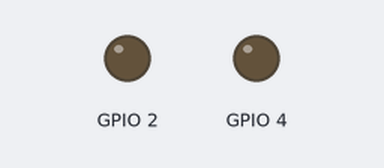
Simulated run of this sketch. Board: ESP8266 (NodeMCU). Parts: output pins drawn as LEDs (lit = HIGH). WiFi joins after 1.5 s; servers stay silent unless stated; the Firebase database answers and starts empty; what the sketch prints to the serial monitor is not drawn.

Above: at 1.6 s.
At 2.2 s:
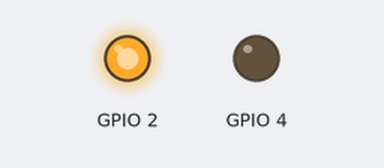
Timing chart, 0 to 3.7 s (numbered marks = the images above):
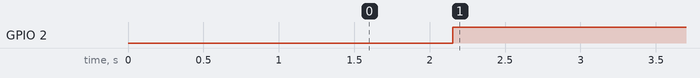

The sketch:

proyecto.ino
```cpp
//#include <Config.h>
#include <Firebase.h>
//#include "SD.h"
#include <SoftwareSerial.h>
#include <ESP8266WiFi.h>
#include <FirebaseArduino.h>


// conexion a firebase
#define FIREBASE_HOST "encendido-bombillo-default-rtdb.firebaseio.com"
#define FIREBASE_AUTH "kJddNlaPUUB1xp2qfFVWCXictvVrbbZORel8qNHt"
#define WIFI_SSID "SERGIOTOBAR"
#define WIFI_PASSWORD "SergioTobar"

void setup() {
  Serial.begin(9600);

  // conexion al wifi.
  WiFi.begin(WIFI_SSID, WIFI_PASSWORD);
  Serial.print("connecting");
  while (WiFi.status() != WL_CONNECTED) {
    Serial.print(".");
    delay(500);
  }
  Serial.println();
  Serial.print("connected: ");
  Serial.println(WiFi.localIP());

  Firebase.begin(FIREBASE_HOST,FIREBASE_AUTH);

  pinMode(2, OUTPUT);
  pinMode(4, OUTPUT);

}

int n = 0;
boolean estado = false;

void loop(){
   estado=Firebase.getBool("led");
  // handle error
  if(Firebase.failed()){
      Serial.print("no Conectado:");
      Serial.println(Firebase.error());
      return;
  }
  delay(500);
   // get value
  if(estado){
    digitalWrite(2, LOW);
    Serial.print(1);
  }
  else{
    digitalWrite(2, HIGH);
    Serial.print(0);
  }

  delay(500);
}
```

Measured:
- by itself, GPIO 2: LOW → HIGH at 2.2 s
